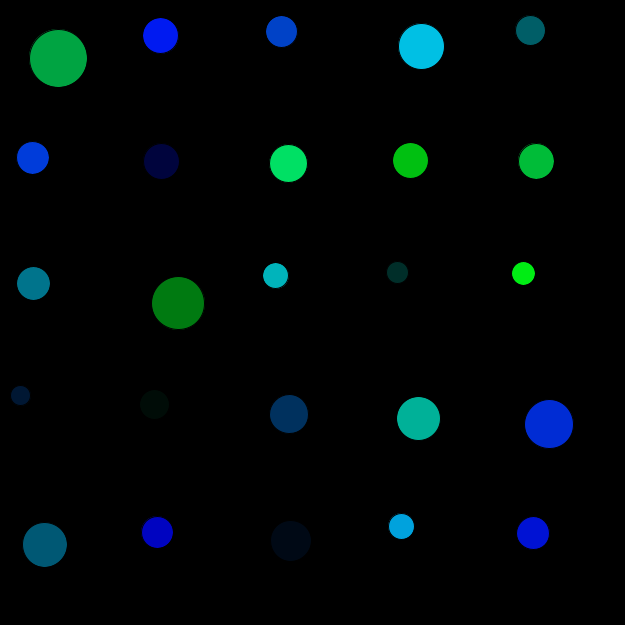
Frame 1 (no input)
Frame 60 (the mouse pressed at the canvas centre just before this capture): identical to frame 1, image omitted
Frame 120 (the mouse held since frame 60 and released just before this capture): identical to frame 1, image omitted

The Processing sketch that drew this single still picture (run headless with seeded random() and noise(); from frame 60 on, the mouse is pressed at the canvas centre):

// Processing sketch: Code2_HW3_Sketch0
// ── Code2_HW3_Sketch0.pde
//25 cirlces, array position, random color, random size
//position, color, size, 

final int COLS = 5;
final int ROWS = 5;


PVector[][] position = new PVector[COLS][ROWS];
color[][] c = new color[COLS][ROWS];
float[][] radius = new float[COLS][ROWS];

void setup(){
  size(625,625);    
  float cSize = 125;
  
  for(int i = 0; i < COLS; i++){
    for(int j = 0; j < ROWS; j++){
      position[i][j]= new PVector(i *cSize, j* cSize);
      c[i][j]= color(0,random(255),random(255));
      radius[i][j] = (random(20,60));
      
    }
  }
}


void draw(){
  background(0);
  for(int i = 0; i < COLS; i++){
    for(int j = 0; j < ROWS; j++){
        fill(c[i][j]);
        ellipse(position[i][j].x+radius[i][j], position[i][j].y+radius[i][j], radius[i][j], radius[i][j]);
    }
  }

}
